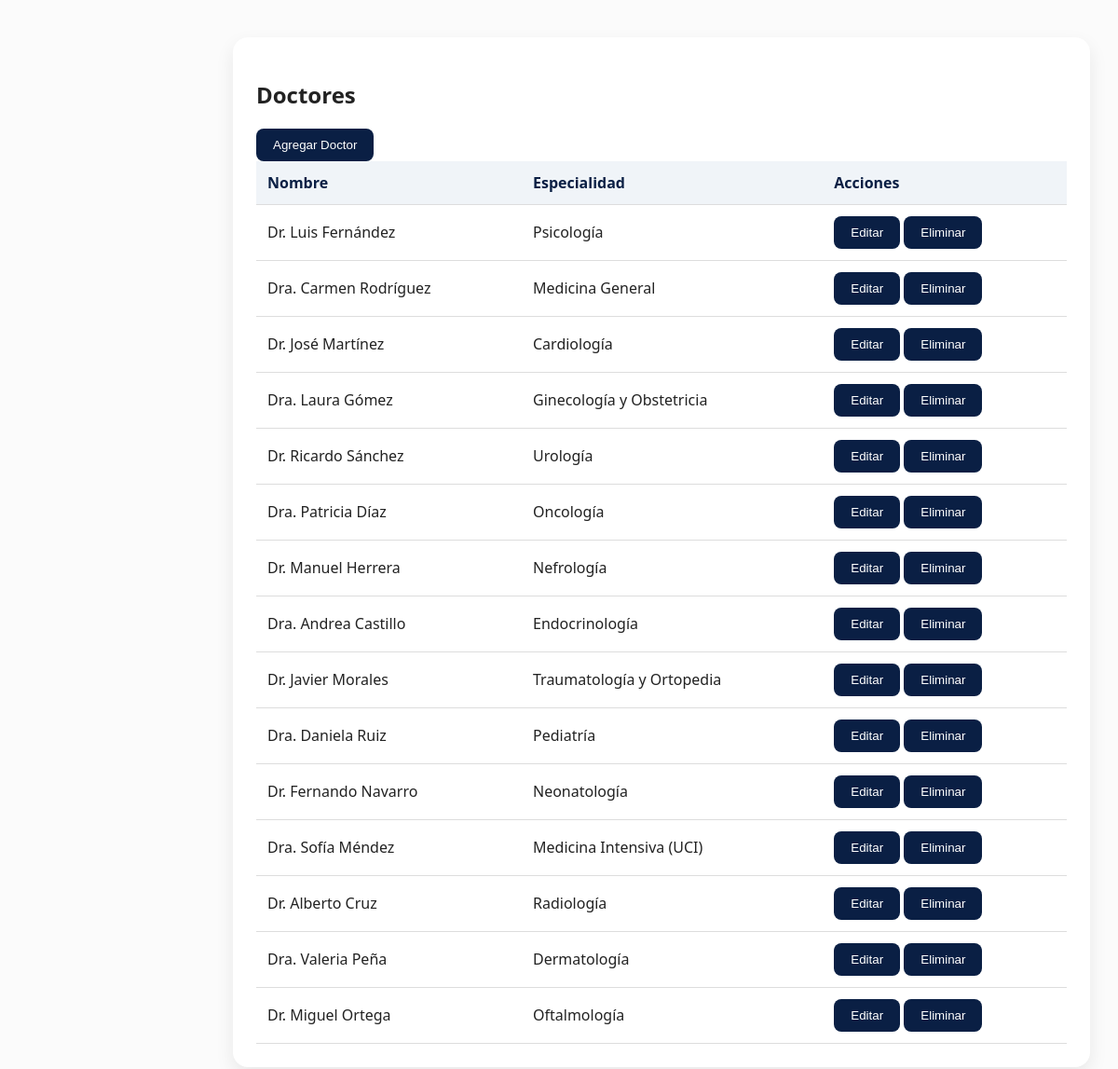
The page /admin/doctores.php (signed in) on the database its author committed.
### tables this page shows
CREATE TABLE doctores (
    id INT AUTO_INCREMENT PRIMARY KEY,
    nombre VARCHAR(100) NOT NULL,
    id_especialidad INT,
    FOREIGN KEY (id_especialidad) REFERENCES especialidades(id)
);

CREATE TABLE especialidades (
    id INT AUTO_INCREMENT PRIMARY KEY,
    nombre VARCHAR(100) NOT NULL,
    descripcion TEXT,
    precio DECIMAL(10,2) NOT NULL
);

### admin/doctores.php (the view, shortened to what this page needs)
<?php
include("../config/db.php");
$stmt = $pdo->query("
    SELECT d.id, d.nombre AS doctor, e.nombre AS especialidad
    FROM doctores d
    LEFT JOIN especialidades e ON d.id_especialidad = e.id
");
$doctores = $stmt->fetchAll(PDO::FETCH_ASSOC);
?>
<!DOCTYPE html>
<html lang="es">
<head>
<link rel="stylesheet" href="../assets/css/style.css">
<link href="https://cdn.jsdelivr.net/npm/boxicons@2.1.4/css/boxicons.min.css" rel="stylesheet">
</head>
<body>
<div class="main">
    <div class="card">
        <h2>Doctores</h2>
        <button onclick="document.getElementById('modalAdd').style.display='flex'">Agregar Doctor</button>
        <table>
            <tr>
                <th>Nombre</th>
                <th>Especialidad</th>
                <th>Acciones</th>
            </tr>
            <?php foreach($doctores as $d): ?>
            <tr>
                <td><?= $d['doctor'] ?></td>
                <td><?= $d['especialidad'] ?></td>
                <td>
                    <button onclick="editarDoctor(<?= $d['id'] ?>, '<?= $d['doctor'] ?>', <?= $d['especialidad'] ?>)">Editar</button>
                    <button onclick="eliminarDoctor(<?= $d['id'] ?>)">Eliminar</button>
                </td>
            </tr>
            <?php endforeach; ?>
        </table>
    </div>
</div>
</body>
</html>

### assets/css/style.css (style rules this page uses)
body { margin: 0; font-family: 'Segoe UI', Arial, sans-serif; background: #FBFBFB; color: #222; }

### admin/doctores.php (style rules this page uses)
.main { margin-left:220px; padding:40px 30px; }
.card { background:#fff; padding:25px; border-radius:16px; box-shadow:0 8px 20px rgba(0,0,0,0.08); margin-bottom:20px; }
button { padding:10px 18px; border:none; border-radius:8px; background:#0a1f44; color:white; cursor:pointer; transition:0.3s; }
table { width:100%; border-collapse:collapse; }
table th, table td { padding:12px; border-bottom:1px solid #ddd; text-align:left; }
table th { background:#f0f4f8; color:#0a1f44; }

### rows shown on the page
doctores: nombre "Dr. Luis Fernández", id_especialidad.nombre "Psicología"
doctores: nombre "Dra. Carmen Rodríguez", id_especialidad.nombre "Medicina General"
doctores: nombre "Dr. José Martínez", id_especialidad.nombre "Cardiología"
doctores: nombre "Dra. Laura Gómez", id_especialidad.nombre "Ginecología y Obstetricia"
doctores: nombre "Dr. Ricardo Sánchez", id_especialidad.nombre "Urología"
doctores: nombre "Dra. Patricia Díaz", id_especialidad.nombre "Oncología"
doctores: nombre "Dr. Manuel Herrera", id_especialidad.nombre "Nefrología"
doctores: nombre "Dra. Andrea Castillo", id_especialidad.nombre "Endocrinología"
doctores: nombre "Dr. Javier Morales", id_especialidad.nombre "Traumatología y Ortopedia"
doctores: nombre "Dra. Daniela Ruiz", id_especialidad.nombre "Pediatría"
doctores: nombre "Dr. Fernando Navarro", id_especialidad.nombre "Neonatología"
doctores: nombre "Dra. Sofía Méndez", id_especialidad.nombre "Medicina Intensiva (UCI)"
doctores: nombre "Dr. Alberto Cruz", id_especialidad.nombre "Radiología"
doctores: nombre "Dra. Valeria Peña", id_especialidad.nombre "Dermatología"
doctores: nombre "Dr. Miguel Ortega", id_especialidad.nombre "Oftalmología"
